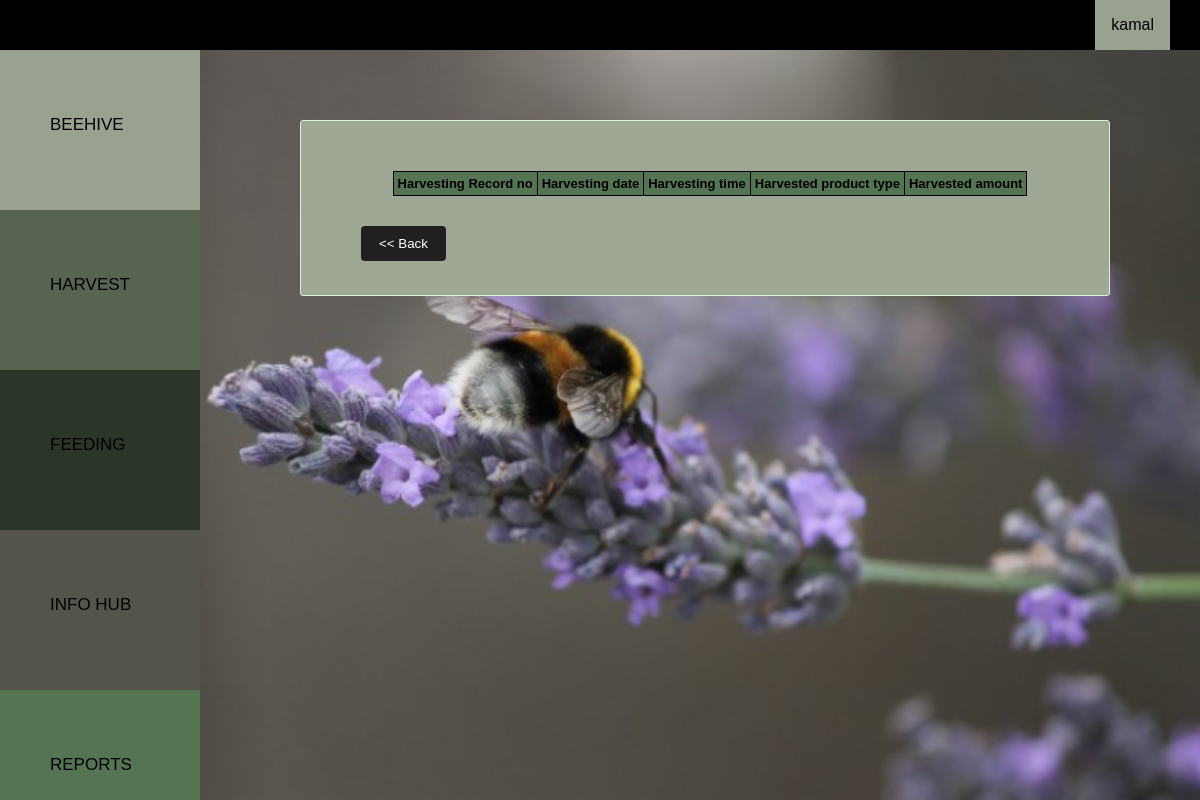
Page /src/php/bk_fharvestreport.php?beehiveno1=2 (signed in) on the earlier database version.
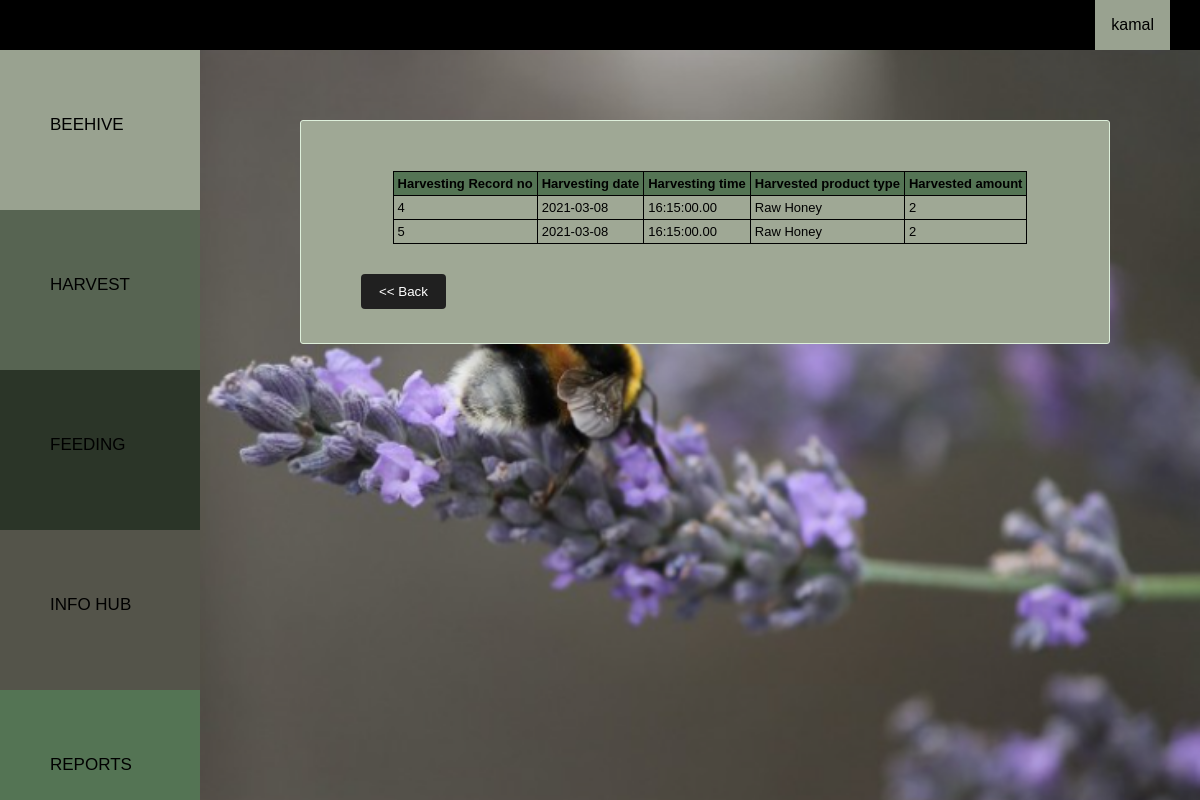
Same page on the later database version.
### tables this page shows
CREATE TABLE `harvest` (
  `HarvestRecNo` int(10) NOT NULL,
  `userID` int(10) NOT NULL,
  `beehiveno` int(10) NOT NULL,
  `date` date NOT NULL,
  `hdate` date NOT NULL,
  `htime` time(2) NOT NULL,
  `producttype` varchar(50) NOT NULL,
  `amount` double NOT NULL,
  `unit` varchar(5) NOT NULL,
  `is_deleted` tinyint(1) NOT NULL DEFAULT 0
);

### src/php/bk_fharvestreport.php (the view, shortened to what this page needs)
<html>
	<head>
      <link rel="stylesheet" type="text/CSS" href="../../public/css/bk_style.css">
      <link rel="stylesheet" type="text/CSS" href="../../public/css/bk_catstyle.css">
	</head>
	<body>
<?php include('bk_navbar.php');
        include('bk_sidenavbar.php');?>
<div class="main">
<div class="bhivecontainer">
<br/><br/>
	<center>
     <table >
                <tr style="background-color:#547454">
                <th>Harvesting Record no</th>
                <th>Harvesting date</th>
                <th>Harvesting time</th>
                <th>Harvested product type</th>
                <th>Harvested amount</th>
                </tr>
            <?php
if(isset($_GET['beehiveno1'])){
$sql = "SELECT HarvestRecNo,hdate,htime,producttype,amount FROM harvest where beehiveno='".$_GET['beehiveno1']."' and userID='".$_SESSION['userid']."'";
mysqli_query($connection, $sql);
$result = mysqli_query($connection,$sql);
		while($row=mysqli_fetch_assoc($result)){
            echo '<tr >';
            echo '<td>';
            echo $row['HarvestRecNo'];
            echo '</td>';
                echo '<td>';
        echo $row['hdate'];
        echo '</td>';
        echo '<td>';
        echo $row['htime'];
        echo '</td>';
        echo '<td>';
        echo $row['producttype'];
        echo '</td>';
        echo '<td>';
        echo $row['amount'];
        echo '</td>';
        echo '</tr>';
		}}?>
     </table></center>
            <form  action="bk_reports.php" method="post" >
        <div class="row">
        <input type="submit" value="<< Back" name="back" >
        </div>
        </form>
</div>
</div>
	</body>
</html>

Differences in the rows shown:
added harvest: HarvestRecNo "4", hdate "2021-03-08", htime "16:15:00.00", producttype "Raw Honey", amount "2"
added harvest: HarvestRecNo "5", hdate "2021-03-08", htime "16:15:00.00", producttype "Raw Honey", amount "2"
